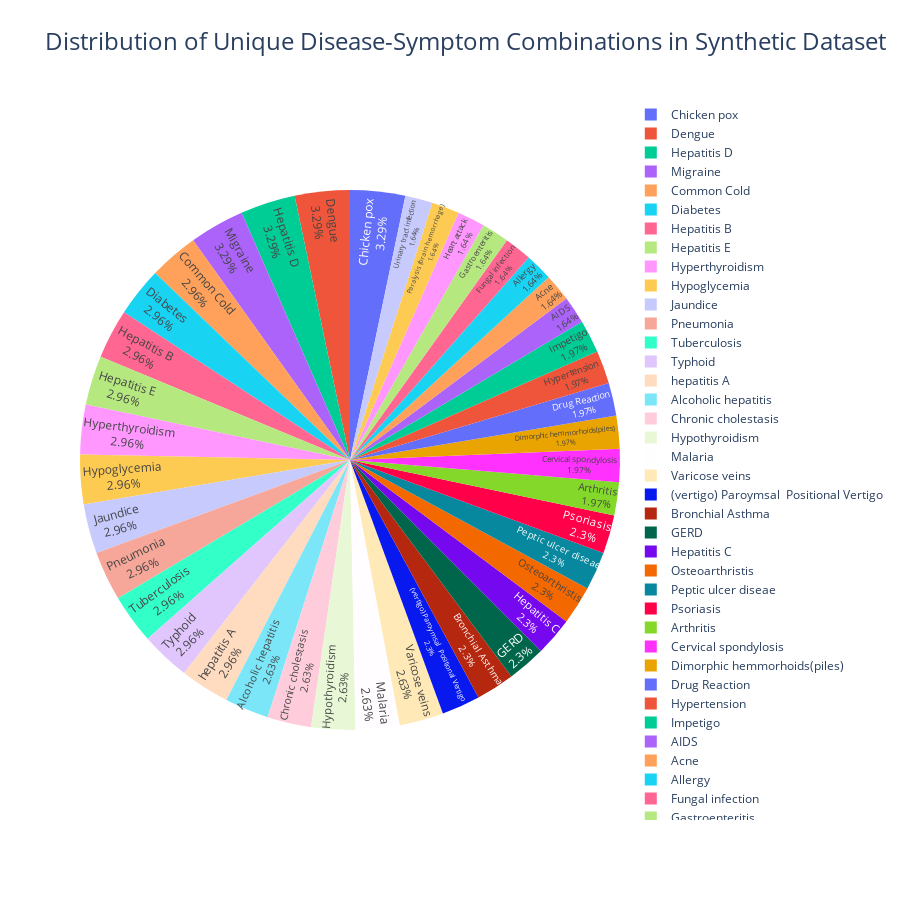

The notebook cell this image was saved under:
### Markdown cell above
## Explore Synthetic Data Diversity

### Code cell
import plotly.express as px

# Load the generated synthetic dataset with specified dtype to avoid mixed types warning
synthetic_data_path = 'resources/synthetic_disease_data.csv'
dtype_dict = {f'Symptom_{i}': str for i in range(1, 18)}
synthetic_df = pd.read_csv(synthetic_data_path, dtype=dtype_dict)

# List of symptom columns
symptom_columns = ['Symptom_1', 'Symptom_2', 'Symptom_3', 'Symptom_4',
                   'Symptom_5', 'Symptom_6', 'Symptom_7', 'Symptom_8',
                   'Symptom_9', 'Symptom_10', 'Symptom_11', 'Symptom_12',
                   'Symptom_13', 'Symptom_14', 'Symptom_15', 'Symptom_16',
                   'Symptom_17']

# Drop rows that are identical (for counting unique combinations)
unique_combinations = synthetic_df.drop_duplicates()

# Count the number of unique instances per disease
unique_instances_count = unique_combinations.groupby('Disease').size().reset_index(name='Unique Instances')

# Create an interactive pie chart with Plotly
fig = px.pie(unique_instances_count, 
             names='Disease', 
             values='Unique Instances',
             title='Distribution of Unique Disease-Symptom Combinations in Synthetic Dataset',
             hover_data=['Unique Instances'])

# Update the layout for better visualization and a larger chart
fig.update_traces(textposition='inside', textinfo='percent+label')
fig.update_layout(
    width=900,  # Increase the width of the chart
    height=900, # Increase the height of the chart
    title_font_size=24  # Optional: Increase the font size of the title
)

# Show the plot
fig.show()

### Figure 1 — Plotly figure (JSON) as saved in the notebook; plotly's stock layout.template omitted (floating-point values rounded to 4 significant figures)
{"data": [{"customdata": [[7], [5], [5], [8], [5], [6], [7], [6], [10], [8], [9], [10], [9], [6], [6], [5], [7], [5], [5], [9], [7], [10], [9], [6], [9], [9], [8], [6], [9], [8], [10], [7], [5], [7], [9], [7], [9], [9], [5], [8], [9]], "domain": {"x": [0, 1], "y": [0, 1]}, "hovertemplate": "Disease=%{label}<br>Unique Instances=%{customdata[0]}<extra></extra>", "labels": ["(vertigo) Paroymsal  Positional Vertigo", "AIDS", "Acne", "Alcoholic hepatitis", "Allergy", "Arthritis", "Bronchial Asthma", "Cervical spondylosis", "Chicken pox", "Chronic cholestasis", "Common Cold", "Dengue", "Diabetes ", "Dimorphic hemmorhoids(piles)", "Drug Reaction", "Fungal infection", "GERD", "Gastroenteritis", "Heart attack", "Hepatitis B", "Hepatitis C", "Hepatitis D", "Hepatitis E", "Hypertension ", "Hyperthyroidism", "Hypoglycemia", "Hypothyroidism", "Impetigo", "Jaundice", "Malaria", "Migraine", "Osteoarthristis", "Paralysis (brain hemorrhage)", "Peptic ulcer diseae", "Pneumonia", "Psoriasis", "Tuberculosis", "Typhoid", "Urinary tract infection", "Varicose veins", "hepatitis A"], "legendgroup": "", "name": "", "showlegend": true, "textinfo": "percent+label", "textposition": "inside", "type": "pie", "values": [7, 5, 5, 8, 5, 6, 7, 6, 10, 8, 9, 10, 9, 6, 6, 5, 7, 5, 5, 9, 7, 10, 9, 6, 9, 9, 8, 6, 9, 8, 10, 7, 5, 7, 9, 7, 9, 9, 5, 8, 9]}], "layout": {"height": 900, "legend": {"tracegroupgap": 0}, "title": {"font": {"size": 24}, "text": "Distribution of Unique Disease-Symptom Combinations in Synthetic Dataset"}, "width": 900}}
